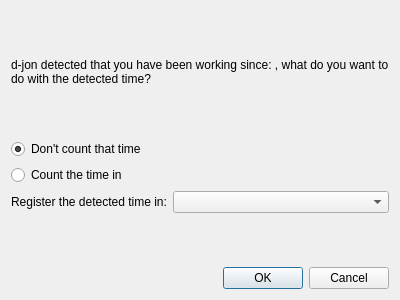
<?xml version="1.0" encoding="UTF-8"?>
<ui version="4.0">
 <class>WorkingDetectionWindow</class>
 <widget class="QDialog" name="WorkingDetectionWindow">
  <property name="geometry">
   <rect>
    <x>0</x>
    <y>0</y>
    <width>400</width>
    <height>300</height>
   </rect>
  </property>
  <property name="windowTitle">
   <string>Dialog</string>
  </property>
  <layout class="QVBoxLayout" name="verticalLayout">
   <item>
    <layout class="QVBoxLayout" name="verticalLayout_2">
     <item>
      <widget class="QLabel" name="idleMessage">
       <property name="text">
        <string>d-jon detected that you have been working since: , what do you want to do with the detected time?</string>
       </property>
       <property name="scaledContents">
        <bool>false</bool>
       </property>
       <property name="wordWrap">
        <bool>true</bool>
       </property>
      </widget>
     </item>
     <item>
      <layout class="QFormLayout" name="formLayout">
       <property name="fieldGrowthPolicy">
        <enum>QFormLayout::AllNonFixedFieldsGrow</enum>
       </property>
       <item row="0" column="0">
        <widget class="QRadioButton" name="dontCount">
         <property name="text">
          <string>Don't count that time</string>
         </property>
         <property name="checked">
          <bool>true</bool>
         </property>
        </widget>
       </item>
       <item row="1" column="0">
        <widget class="QRadioButton" name="countToTask">
         <property name="text">
          <string>Count the time in</string>
         </property>
        </widget>
       </item>
       <item row="2" column="0">
        <widget class="QLabel" name="label">
         <property name="text">
          <string>Register the detected time in:</string>
         </property>
        </widget>
       </item>
       <item row="2" column="1">
        <widget class="TreeComboBox" name="comboBox"/>
       </item>
      </layout>
     </item>
    </layout>
   </item>
   <item>
    <widget class="QDialogButtonBox" name="buttonBox">
     <property name="orientation">
      <enum>Qt::Horizontal</enum>
     </property>
     <property name="standardButtons">
      <set>QDialogButtonBox::Cancel|QDialogButtonBox::Ok</set>
     </property>
    </widget>
   </item>
  </layout>
 </widget>
 <customwidgets>
  <customwidget>
   <class>TreeComboBox</class>
   <extends>QComboBox</extends>
   <header>treecombobox.h</header>
  </customwidget>
 </customwidgets>
 <resources/>
 <connections>
  <connection>
   <sender>buttonBox</sender>
   <signal>accepted()</signal>
   <receiver>WorkingDetectionWindow</receiver>
   <slot>accept()</slot>
   <hints>
    <hint type="sourcelabel">
     <x>248</x>
     <y>254</y>
    </hint>
    <hint type="destinationlabel">
     <x>157</x>
     <y>274</y>
    </hint>
   </hints>
  </connection>
  <connection>
   <sender>buttonBox</sender>
   <signal>rejected()</signal>
   <receiver>WorkingDetectionWindow</receiver>
   <slot>reject()</slot>
   <hints>
    <hint type="sourcelabel">
     <x>316</x>
     <y>260</y>
    </hint>
    <hint type="destinationlabel">
     <x>286</x>
     <y>274</y>
    </hint>
   </hints>
  </connection>
 </connections>
</ui>
